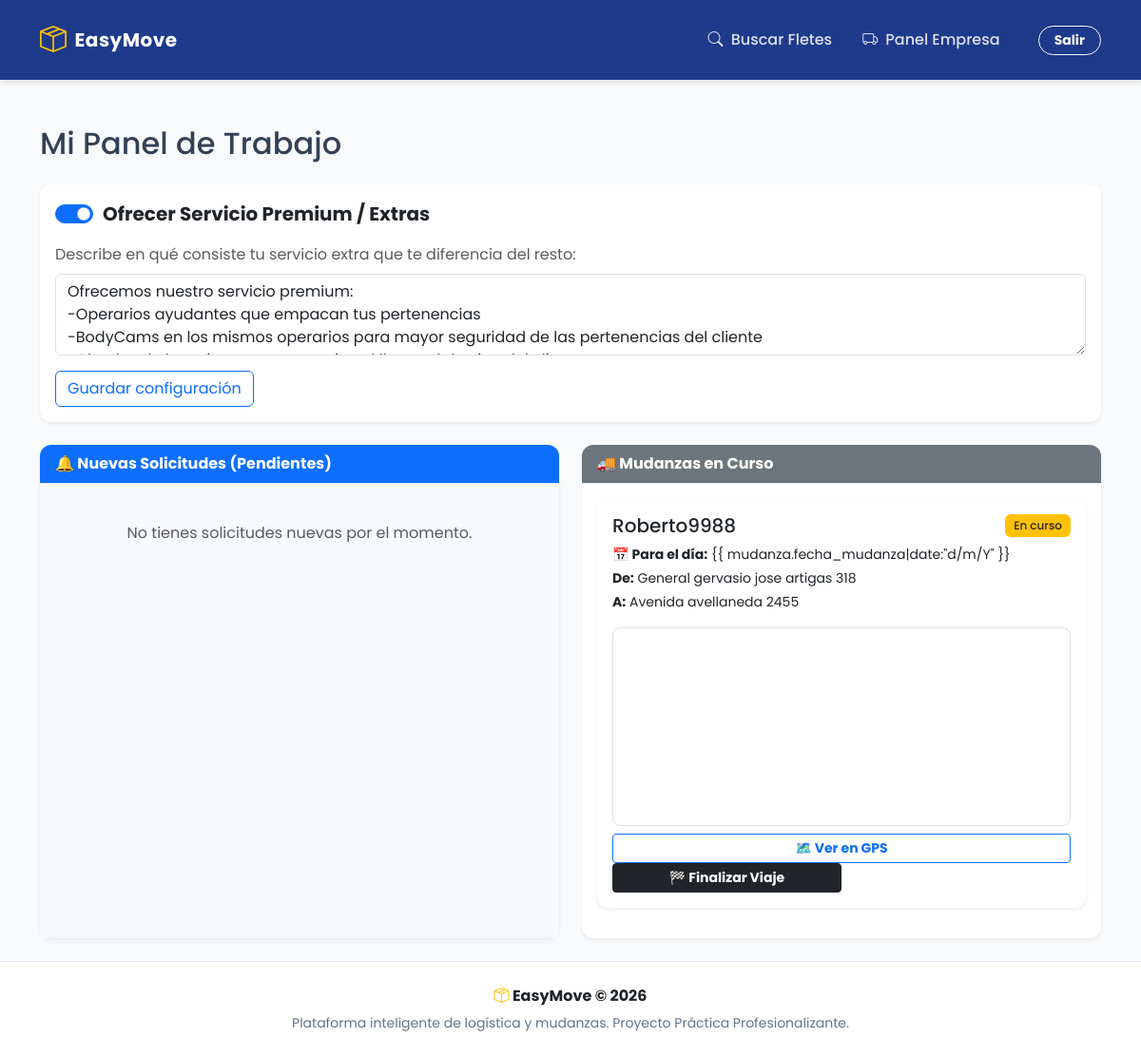
Before: /panel/empresa/ (signed in) with the older database file.
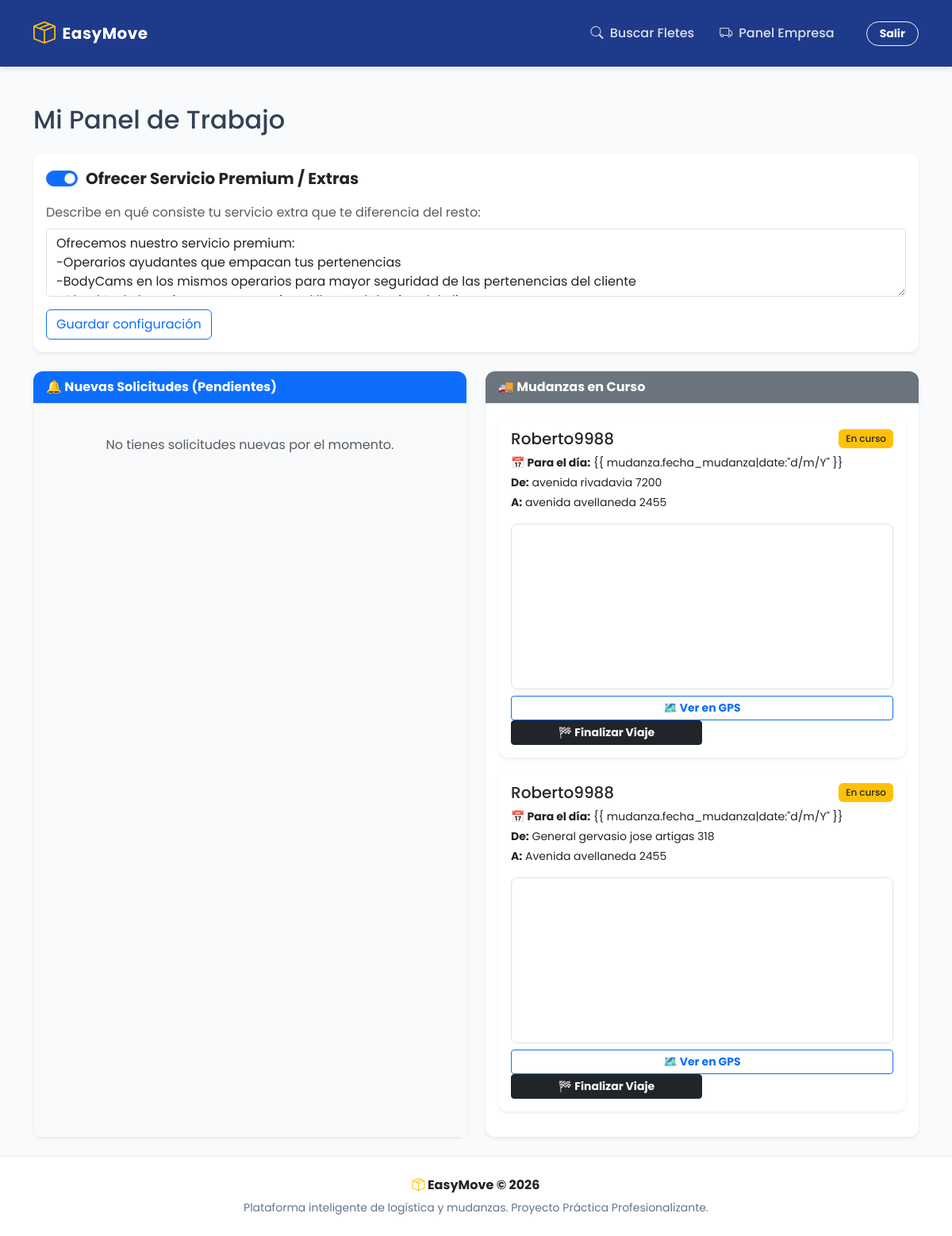
After: the same page with the newer database file.
### core/models.py (models this page shows, shortened)
class Mudanza(models.Model):
    ESTADOS = (
        ('PENDIENTE', 'Buscando transporte'),
        ('ASIGNADA', 'Transporte asignado'),
        ('COTIZADA', 'Cotizada'),
        ('FINALIZADA', 'Completada'),
    )
    TAMANOS = (
        ('CHICA', 'Chica (pocas cajas)'),
        ('MEDIANA', 'Mediana (muebles básicos)'),
        ('GRANDE', 'Grande (casa completa)'),
    )
    cliente = models.ForeignKey(
        settings.AUTH_USER_MODEL,
        on_delete=models.CASCADE,
        related_name='mudanzas_pedidas'
    )
    empresa = models.ForeignKey(
        settings.AUTH_USER_MODEL,
        on_delete=models.SET_NULL,
        null=True,
        blank=True,
        related_name='mudanzas_asignadas'
    )
    direccion_origen = models.CharField(max_length=255)
    codigo_postal_origen = models.CharField(max_length=10, null=True, blank=False)
    direccion_destino = models.CharField(max_length=255)
    codigo_postal_destino = models.CharField(max_length=10, null=True, blank=False)
    solicita_servicio_premium = models.BooleanField(default=False)
    tamano = models.CharField(max_length=15, choices=TAMANOS, default='CHICA')
    fecha_mudanza = models.DateField(null=True, blank=False)
    tiene_resena = models.BooleanField(default=False)
    distancia_km = models.DecimalField(max_digits=10, decimal_places=2, null=True, blank=True)
    tipo_viaje = models.CharField(max_length=100, null=True, blank=True) # Ej: "CABA a Provincia"
    costo_distancia = models.DecimalField(max_digits=12, decimal_places=2, null=True, blank=True)
    costo_operarios = models.DecimalField(max_digits=12, decimal_places=2, null=True, blank=True)
    costo_premium = models.DecimalField(max_digits=12, decimal_places=2, null=True, blank=True)
    cargos_extra = models.DecimalField(max_digits=12, decimal_places=2, null=True, blank=True, default=0)
    detalle_cargos_extra = models.CharField(max_length=255, null=True, blank=True)
    precio = models.DecimalField(max_digits=12, decimal_places=2, null=True, blank=True)
    fecha_propuesta = models.DateField(null=True, blank=True)
    estado = models.CharField(max_length=15, choices=ESTADOS, default='PENDIENTE')
    fecha_creacion = models.DateTimeField(auto_now_add=True)

class Usuario(AbstractUser):
    TIPOS_DE_ROL = (
        ('CLIENTE', 'Me quiero mudar'),
        ('EMPRESA', 'Realizo mudanzas'),
    )
    rol = models.CharField(max_length=10, choices=TIPOS_DE_ROL, default='CLIENTE')
    reputacion = models.DecimalField(max_digits=3, decimal_places=1, default=5.0)
    ZONAS_COBERTURA = (
        ('SOLO_CABA', 'Solo Capital Federal'),
        ('SOLO_PBA', 'Solo Provincia de Buenos Aires'),
        ('CABA_A_PBA', 'Capital Federal a Provincia'),
        ('PBA_A_CABA', 'Provincia a Capital Federal'),
        ('TODAS', 'CABA y Provincia (Ambos sentidos)'),
    )
    zona_cobertura = models.CharField(max_length=20, choices=ZONAS_COBERTURA, default='TODAS')
    ofrece_embalaje_seguro = models.BooleanField(default=False, help_text="Incluye operarios con bodycam y registro de cajas")
    descripcion_servicio_premium = models.TextField(
    blank=True,
    null=True,
    help_text="Describe qué incluye tu servicio extra"
)
    cuit = models.CharField(max_length=11, blank=True, null=True, help_text="Solo números, sin guiones")
    telefono = models.CharField(max_length=20, blank=True, null=True)
    direccion_base = models.CharField(max_length=255, blank=True, null=True)
    TIPO_FLOTA = (
        ('FURGON', 'Furgón (Ej: Kangoo, Partner)'),
        ('CAMIONETA', 'Camioneta (Ej: F-100, Hilux)'),
        ('CAMION_CHICO', 'Camión Liviano (Ej: 350)'),
        ('CAMION_MUDANZA', 'Camión de Mudanza Grande'),
    )
    vehiculo_principal = models.CharField(max_length=20, choices=TIPO_FLOTA, blank=True, null=True)
    tiene_seguro = models.BooleanField(default=False, help_text="¿Cuenta con seguro de carga?")
    cubre_caba = models.BooleanField(default=True, verbose_name="Solo CABA")
    cubre_amba = models.BooleanField(default=True, verbose_name="AMBA (Conurbano)")
    cubre_resto_pba = models.BooleanField(default=False, verbose_name="Resto de PBA (Ej: La Plata, Costa)")
    cubre_interior = models.BooleanField(default=False, verbose_name="Interior del País")

### core/views.py (the view)
# urls.py: path('panel/empresa/', views.panel_empresa, name='panel_empresa'),
@login_required
def panel_empresa(request):
    if request.user.rol != 'EMPRESA':
        return redirect('buscador_empresas')
    if request.method == 'POST':
        form_servicio = ServicioPremiumForm(request.POST, instance=request.user)
        if form_servicio.is_valid():
            form_servicio.save()
            return redirect('panel_empresa')
    else:
        form_servicio = ServicioPremiumForm(instance=request.user)
    pendientes = Mudanza.objects.filter(empresa=request.user, estado='PENDIENTE').order_by('-fecha_creacion')
    asignadas = Mudanza.objects.filter(empresa=request.user, estado='ASIGNADA').order_by('-fecha_creacion')
    finalizadas = Mudanza.objects.filter(empresa=request.user, estado='FINALIZADA').order_by('-fecha_mudanza')
    return render(request, 'core/panel_empresa.html', {
        'form_servicio': form_servicio,
        'pendientes': pendientes,
        'asignadas': asignadas,
        'finalizadas': finalizadas
    })

### core/forms.py
class ServicioPremiumForm(forms.ModelForm):
    class Meta:
        model = Usuario
        fields = ['ofrece_embalaje_seguro', 'descripcion_servicio_premium']
        widgets = {
            'ofrece_embalaje_seguro': forms.CheckboxInput(attrs={
                'class': 'form-check-input',
                'id': 'toggleServicio'
            }),
            'descripcion_servicio_premium': forms.Textarea(attrs={
                'class': 'form-control',
                'rows': 3,
                'placeholder': 'Ej: Ofrecemos grabación con bodycams, inventario detallado de cajas y peones especializados...'
            }),
        }

### core/templates/core/panel_empresa.html (shortened to what the changed rows need)
{% extends 'core/base.html' %} {% block content %}
<div class="container mt-5">
  <h2 class="mb-4">Mi Panel de Trabajo</h2>
  <div class="row mt-4">
    <div class="col-md-6 mb-4">
      <div class="card shadow-sm border-secondary h-100">
        <div class="card-body">
          {% for mudanza in asignadas %}
          <div class="card mb-3 shadow-sm border-0">
            <div class="card-body">
              <span class="badge bg-warning text-dark float-end">En curso</span>
              <h5 class="card-title">{{ mudanza.cliente.username }}</h5>
              <p class="mb-1 small">
                <strong>📅 Para el día:</strong> {{
                mudanza.fecha_mudanza|date:"d/m/Y" }}
              </p>
              <p class="mb-1 small">
                <strong>De:</strong> {{ mudanza.direccion_origen }}
              </p>
              <p class="mb-2 small">
                <strong>A:</strong> {{ mudanza.direccion_destino }}
              </p>
              <div
                class="mt-3 mb-2"
                style="
                  border-radius: 8px;
                  overflow: hidden;
                  border: 1px solid #dee2e6;
                "
              >
                <iframe
                  width="100%"
                  height="200"
                  frameborder="0"
                  style="border: 0"
                  src="https://www.google.com/maps/embed/v1/directions?key=AIzaSyD064X0eNh9iXASvTUZEjHgPtXTIchXw_k&origin={{ mudanza.direccion_origen|urlencode }}&destination={{ mudanza.direccion_destino|urlencode }}&mode=driving&region=AR"
                  allowfullscreen
                >
                </iframe>
              </div>
              <a
                href="https://www.google.com/maps/dir/?api=1&origin={{ mudanza.direccion_origen|urlencode }}&destination={{ mudanza.direccion_destino|urlencode }}"
                target="_blank"
                class="btn btn-outline-primary w-100 fw-bold btn-sm"
              >
                🗺️ Ver en GPS
              </a>
              <a
                href="{% url 'finalizar_mudanza' mudanza.id %}"
                class="btn btn-dark w-50 fw-bold btn-sm"
                onclick="return confirm('¿Confirmas que la mudanza fue entregada y el viaje terminó?');"
              >
                🏁 Finalizar Viaje
              </a>
            </div>
          </div>
          {% empty %}
          <p class="text-muted text-center my-4">No tienes viajes activos.</p>
          {% endfor %}
        </div>
      </div>
    </div>
  </div>
</div>
{% endblock %}

Changed rows visible on the page:
added Mudanza: cliente.username "Roberto9988", direccion_origen "avenida rivadavia 7200", direccion_destino "avenida avellaneda 2455"
